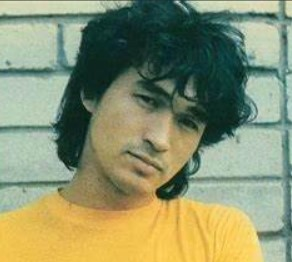
#> input picture SIFT_code/vector3.jpg, 292 x 262 px
$ python match_self.py   (older library calls are emulated)
#> lines starting #> are read from the running program, lines starting #| are printed output that depends on the picture; after the words box and inside, x2 and y2 are one past the last pixel; in counts of white or black regions, pixels touching at a corner belong together
### SIFT_code/image_process.py
import cv2
from matplotlib import pyplot as plt
import numpy as np
from PIL import Image
# Read image
# def read(filename = "./Vector_Tsoi.jpg"):
def read(filename):
    img = cv2.imread(filename)
    return img
def pread(filename):
    origimg = plt.imread(filename, 0)
    return origimg
# show image
def show(img, title = "result"):
    cv2.imshow(title, img)
# Save result
# def save(img, filename = "vector_p1_s2.jpg"):
def save(img, filename):
    cv2.imwrite(filename, img)

def toGray(img):
    return cv2.cvtColor(img, cv2.COLOR_BGR2GRAY)

def resize(origimg, origimg2, img, img2):
    origimg2 = np.array(Image.fromarray(origimg2).resize((img2.shape[1], img2.shape[0]), Image.BICUBIC))
    result = np.hstack((origimg, origimg2))
    return result

def res(img, img2):
    ScaleRatio = img.shape[0] * 1.0 / img2.shape[0]
    img2 = np.array(Image.fromarray(img2).resize((int(round(ScaleRatio * img2.shape[1])), img.shape[0]), Image.BICUBIC))
    return img2


# [29 lines left out: function draw_gaus, not called in this run]


def Lines(img, info, color=(255, 0, 0), err=700):
    if len(img.shape) == 2:
        result = np.dstack((img, img, img))
    else:
        result = img
    k = 0
    for i in range(result.shape[0]):
        for j in range(result.shape[1]):
            temp = (info[:, 1] - info[:, 0])
            A = (j - info[:, 0]) * (info[:, 3] - info[:, 2])
            B = (i - info[:, 2]) * (info[:, 1] - info[:, 0])
            temp[temp == 0] = 1e-9
            t = (j - info[:, 0]) / temp
            e = np.abs(A - B)
            temp = e < err
            if (temp * (t >= 0) * (t <= 1)).any():
                result[i, j] = color
                k += 1
    #print(k)

    return result


def drawLines(X1, X2, Y1, Y2, dis, img, num=10):
    info = list(np.dstack((X1, X2, Y1, Y2, dis))[0])
    info = sorted(info, key=lambda x: x[-1])
    info = np.array(info)
    info = info[:min(num, info.shape[0]), :]
    img = Lines(img, info)
    # plt.imsave('./sift/3.jpg', img)

    if len(img.shape) == 2:
        plt.imshow(img.astype(np.uint8), cmap='gray')
    else:
        plt.imshow(img.astype(np.uint8))
    plt.axis('off')
    # plt.plot([info[:,0], info[:,1]], [info[:,2], info[:,3]], 'c')
    # fig = plt.gcf()
    # fig.set_size_inches(int(img.shape[0]/100.0),int(img.shape[1]/100.0))
    plt.savefig('result.jpg')
    plt.show()

### SIFT_code/gaussian_pyramid.py
import image_process
import numpy as np
import pickle

# 以下是为了储存dog变量
# [5 lines left out: function save_variable, not called in this run]

def load_variavle(filename):
    f = open(filename, 'rb')
    r = pickle.load(f)
    f.close()
    return r
'''
filename = save_variable(results, 'results.txt')
results = load_variavle('results.txt')
'''
# 生成卷积核Kernel
# [171 lines left out: functions create_kernel, convolution, mean_pooling, gaussian_pyramid, Difference_Of_Gaussian, not called in this run]

# [48 lines that do not run on import are left out]
    # 用来测试mean_pooling
    # Save result
    # cv2.imshow("result", out)
    # cv2.waitKey(0)
    # cv2.destroyAllWindows()

### SIFT_code/match_self.py
import gaussian_pyramid as GAU
import image_process

import numpy as np


origimg = image_process.pread("./vector3.jpg")
#> in pread, origimg is the input picture: shape (262, 292, 3); mean R, G, B 138.7, 145.8, 110.4
if len(origimg.shape) == 3:#如果是彩色图，就按照三通道取均值的方式转成灰度图
    img = origimg.mean(axis=-1)
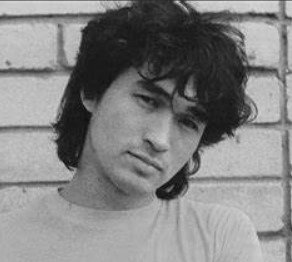
#> img: shape (262, 292) float64; min 10.67, max 221.3, mean 131.6
else:
    img = origimg
# keyPoints, discriptors = SIFT(img)  # 用SIFT算法计算关键点（x坐标，y坐标，sigma，主方向，梯度幅值）和描述符（128维的向量）

filename2 = './data/KeyPoint1.txt'
keyPoints = GAU.load_variavle(filename2)
#> (reads SIFT_code/data/KeyPoint1.txt from the repository)
filename3 = './data/descriptors1.txt'
descriptors = GAU.load_variavle(filename3)
#> (reads SIFT_code/data/descriptors1.txt from the repository)

origimg2 = image_process.pread("./Vector_Tsoi.jpg")  # 读第二张图片
#> call 2 of pread, with filename = './Vector_Tsoi.jpg'
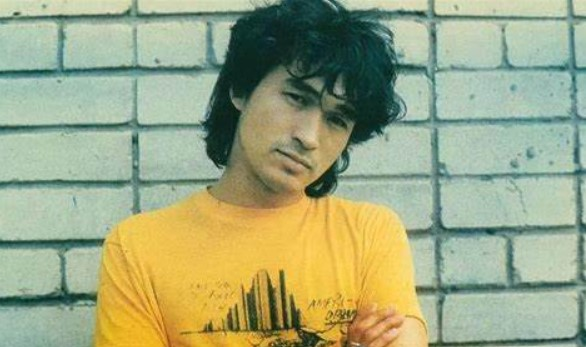
#> input picture SIFT_code/Vector_Tsoi.jpg, 586 x 347 px
#> in pread, origimg is the input picture: shape (347, 586, 3); mean R, G, B 158.5, 167.2, 129.9
if len(origimg.shape) == 3:
    img2 = origimg2.mean(axis=-1)
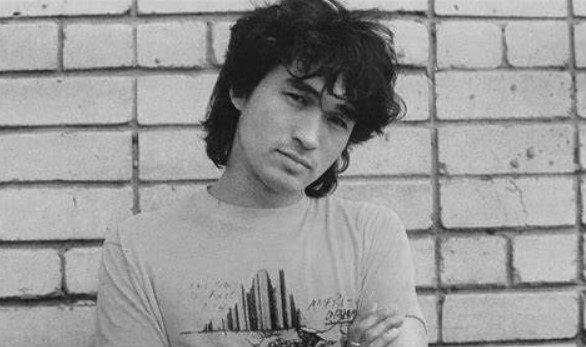
#> img2: shape (347, 586) float64; min 13.67, max 217.3, mean 151.9
else:
    img2 = origimg2

img2 = image_process.res(img, img2)

# keyPoints2, discriptors2 = SIFT(img2)  # 用SIFT算关键点和描述符
filename4 = './data/KeyPoint2.txt'
keyPoints2 = GAU.load_variavle(filename4)
#> (reads SIFT_code/data/KeyPoint2.txt from the repository)
filename5 = './data/descriptors2.txt'
descriptors2 = GAU.load_variavle(filename5)
#> (reads SIFT_code/data/descriptors2.txt from the repository)

indexs = []
deltas = []
for i in range(len(keyPoints2)):
    ds = descriptors2[i]
    mindetal = 10000000
    index = -1
    detal = 0
    for j in range(len(keyPoints)):
        ds0 = descriptors[j]
        d = np.array(ds)-np.array(ds0)
        detal = d.dot(d)
        if( detal <= mindetal):
            mindetal = detal
            index = j
    indexs.append(index)
    deltas.append(mindetal)


keyPoints = np.array(keyPoints)[:,:2]
keyPoints2 = np.array(keyPoints2)[:,:2]

keyPoints2[:, 1] = img.shape[1] + keyPoints2[:, 1]

result = image_process.resize(origimg, origimg2, img, img2)
#> in resize, `origimg2 = np.array(Image.fromarray(origimg2).resize((img2.shape[1], i..`:
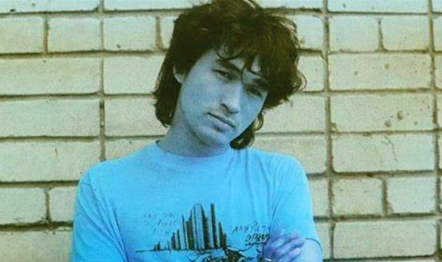
#> origimg2: shape (262, 442, 3); mean of channels 0, 1, 2 158.5, 167.2, 129.9; drawn as B, G, R
#> in resize, `result = np.hstack((origimg, origimg2))`:
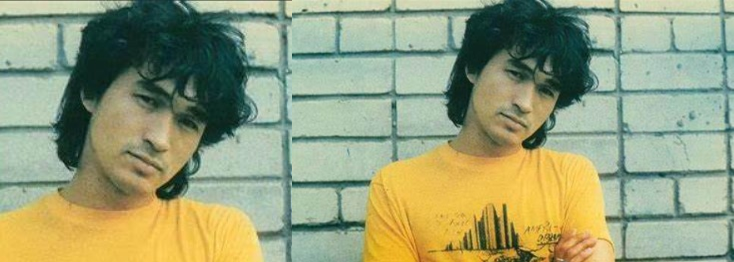
#> result: shape (262, 734, 3); mean R, G, B 150.6, 158.6, 122.1

keyPoints = keyPoints[indexs[:]]

X1 = keyPoints[:, 1]
X2 = keyPoints2[:, 1]
Y1 = keyPoints[:, 0]
Y2 = keyPoints2[:, 0]

image_process.drawLines(X1, X2, Y1, Y2, deltas, result)
#> after the loop in Lines, `for i in range(result.shape[0]):`:
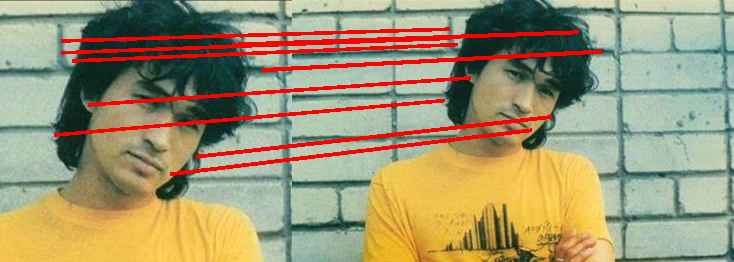
#> result: shape (262, 734, 3); 6.29% of pixels changed, all inside (x1, y1, x2, y2) = (54, 27, 602, 176)
